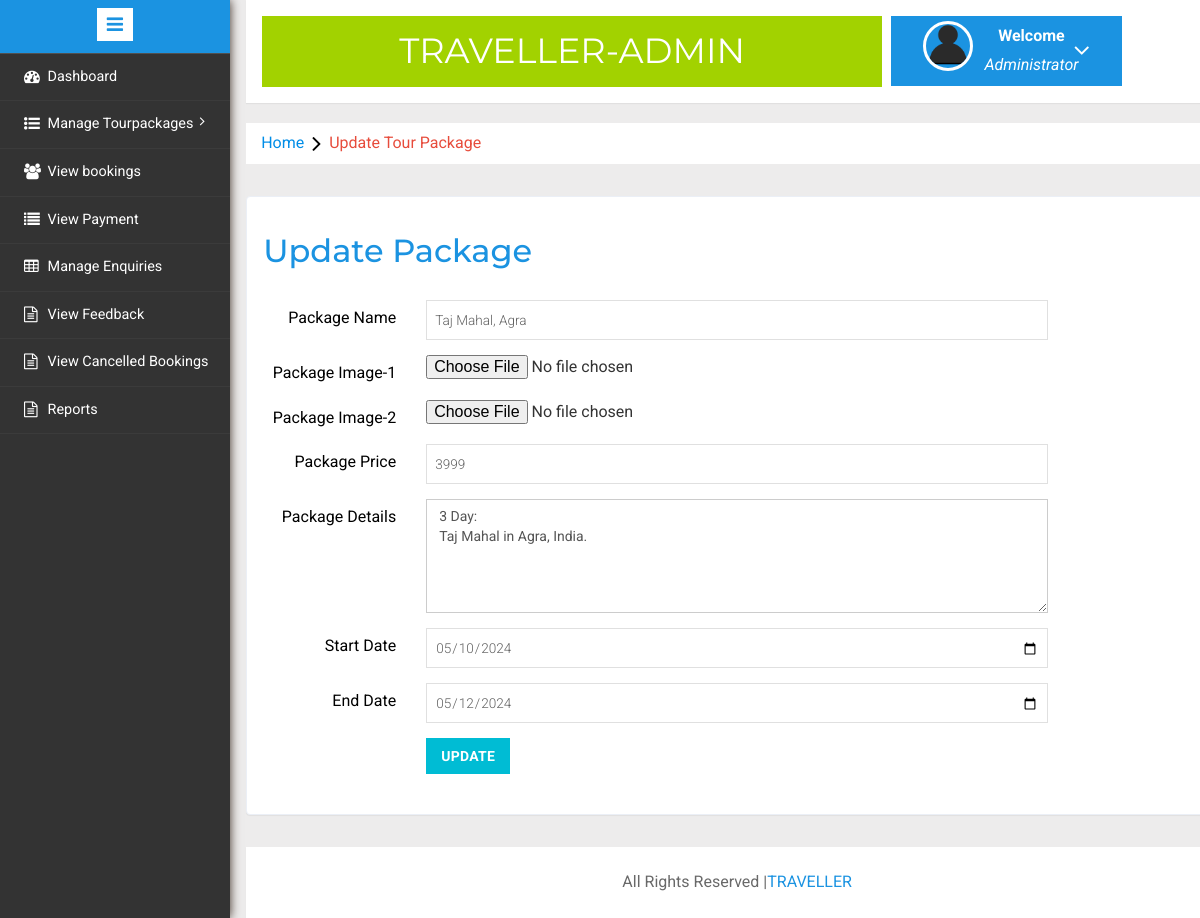
Page /admin/update-package.php?id=19 on the committed database.
### tables this page shows
CREATE TABLE `tourpackage` (
  `packageid` int(10) NOT NULL,
  `packagename` varchar(30) NOT NULL,
  `packprice` varchar(20) NOT NULL,
  `pic1` varchar(150) NOT NULL,
  `pic2` varchar(150) NOT NULL,
  `detail` varchar(150) NOT NULL,
  `startdate` date NOT NULL,
  `enddate` date NOT NULL
);

### admin/update-package.php (the view, shortened to what this page needs)
<?php
include 'includes/config.php';
if ($_SERVER["REQUEST_METHOD"] == "GET" && isset($_GET['id'])) {
	$packageid = $_GET['id'];
	$query = "SELECT * FROM tourpackage WHERE packageid = '$packageid'";
	$result = mysqli_query($conn, $query);
	$row = mysqli_fetch_assoc($result);
}
?>
<!DOCTYPE HTML>
<html>
<head>
	<link href="css/bootstrap.min.css" rel='stylesheet' type='text/css' />
	<link href="css/style.css" rel='stylesheet' type='text/css' />
	<link rel="stylesheet" href="css/morris.css" type="text/css" />
	<link href="css/font-awesome.css" rel="stylesheet">
	<link rel="stylesheet" href="css/icon-font.min.css" type='text/css' />
</head>
<body>
	<div class="page-container">
		<div class="left-content">
			<div class="mother-grid-inner">
				<?php include('includes/header.php'); ?>
			</div>
			<ol class="breadcrumb">
				<li class="breadcrumb-item"><a href="dashboard.php">Home</a><i class="fa fa-angle-right"></i>Update Tour Package </li>
			</ol>
			<div class="grid-form">
				<div class="grid-form1">
					<h3>Update Package</h3>
					<div class="tab-content">
						<div class="tab-pane active" id="horizontal-form">
							<form class="form-horizontal" name="package" method="post" enctype="multipart/form-data">
								<div class="form-group">
									<label for="focusedinput" class="col-sm-2 control-label">Package Name</label>
									<div class="col-sm-8">
										<input type="text" class="form-control1" name="packagename" id="packagename" placeholder="Package Name" value="<?php echo isset($row['packagename']) ? $row['packagename'] : ''; ?>" required>
									</div>
								</div>
								<div class="form-group">
									<label for="focusedinput" class="col-sm-2 control-label">Package Image-1</label>
									<div class="col-sm-8">
										<input type="file" name="pic1" id="pic1">
									</div>
								</div>
								<div class="form-group">
									<label for="focusedinput" class="col-sm-2 control-label">Package Image-2</label>
									<div class="col-sm-8">
										<input type="file" name="pic2" id="pic2">
									</div>
								</div>
								<div class="form-group">
									<label for="focusedinput" class="col-sm-2 control-label">Package Price</label>
									<div class="col-sm-8">
										<input type="text" class="form-control1" name="packprice" id="packprice" placeholder="Package Price" value="<?php echo isset($row['packprice']) ? $row['packprice'] : ''; ?>" required>
									</div>
								</div>
								<div class="form-group">
									<label for="focusedinput" class="col-sm-2 control-label">Package Details</label>
									<div class="col-sm-8">
										<textarea class="form-control" rows="5" cols="50" name="detail" id="detail" placeholder="Package Details" required><?php echo isset($row['detail']) ? $row['detail'] : ''; ?></textarea>
									</div>
								</div>
								<div class="form-group">
									<label for="focusedinput" class="col-sm-2 control-label">Start Date</label>
									<div class="col-sm-8">
										<input type="date" class="form-control1" name="startdate" id="startdate" value="<?php echo isset($row['startdate']) ? $row['startdate'] : ''; ?>" required>
									</div>
								</div>
								<div class="form-group">
									<label for="focusedinput" class="col-sm-2 control-label">End Date</label>
									<div class="col-sm-8">
										<input type="date" class="form-control1" name="enddate" id="enddate" value="<?php echo isset($row['enddate']) ? $row['enddate'] : ''; ?>" required>
									</div>
								</div>
								<div class="row">
									<div class="col-sm-8 col-sm-offset-2">
										<button type="submit" name="submit" class="btn-primary btn">Update</button>
									</div>
								</div>
							</form>
						</div>
					</div>
				</div>
			</div>
			<?php include('includes/footer.php'); ?>
			<?php include('includes/sidebarmenu.php'); ?>
		</div>
	</div>
</body>
</html>

### rows in the picture
tourpackage: packagename "Taj Mahal, Agra", packprice "3999", detail "3 Day: Taj Mahal in Agra, India.", startdate "05/10/2024", enddate "05/12/2024"
